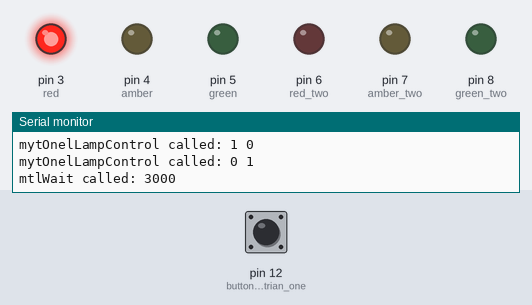
Simulated run of this sketch. Board: Arduino Uno, built with avr-gcc and run on an emulated ATmega328P. Shown: output pins drawn as LEDs (lit = HIGH), the last lines printed to the serial monitor. The inputs (shaded band) are chosen by the test bench; at power-on: pin 12 (button_pedestrian_one) LOW.

Above: at 4.5 s.
At 6.3 s:
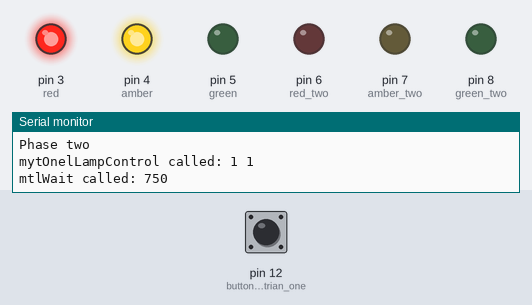
At 8.2 s:
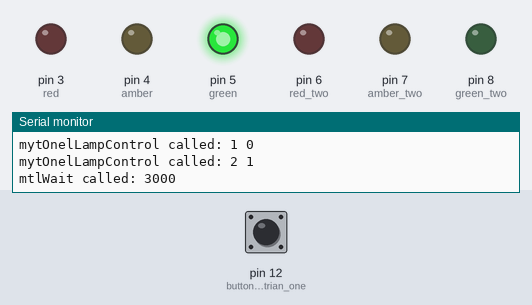
At 10.2 s:
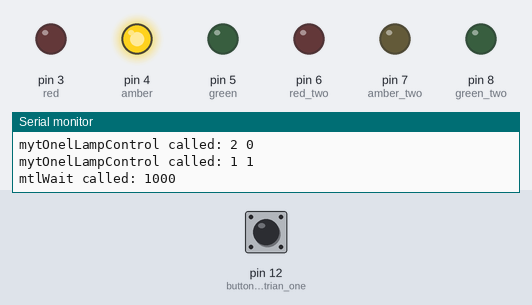
Timing chart, 0 to 13.1 s (numbered marks = the images above):
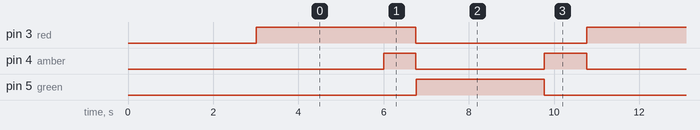

Measured:
- by itself, pin 3 (red): alternates HIGH for 3.8 s and LOW for 4.0 s
- by itself, pin 4 (amber): repeats every 7.8 s: LOW 3.0 s, HIGH 1.0 s, LOW 3.0 s, HIGH 0.75 s
- by itself, pin 5 (green): alternates HIGH for 3.0 s and LOW for 4.8 s

The sketch:

trafficlightModule.ino
```cpp
#include "tlmodule.h"

#define red 3
#define amber 4
#define green 5

#define red_two 6
#define amber_two 7
#define green_two 8

#define red_pedestrian_one 9
#define amber_pedestrian_one 10

#define button_pedestrian_one 12

// Create instance of traffic module
tlModule tlGroupOne;

/* Local implementation for time delay */
void mytlWait (int waitTime) {
  Serial.print("mtlWait called: ");
  Serial.println(waitTime);
  delay(waitTime);
}

/* Local implementation of lamp control */
void mytlOneLampControl(int lamp, bool control) {
  byte led = 0;

  Serial.print("mytOnelLampControl called: ");
  Serial.print(lamp);
  Serial.print(" ");
  Serial.println(control);

  switch (lamp) {
    case tlRed:
      led = red;
      break;

    case (tlAmber):
      led = amber;
      break;

    case (tlGreen):
      led = green;
      break;

    default:
      Serial.println("mytlOneLampControl ERROR");
      break;
  }

  if (control == false) {
    digitalWrite(led, LOW);
  } else {
    // We're assuming when not "0" LED should be turned on!
    digitalWrite(led, HIGH);
  }
}


void setup() {
  // Debug output
  Serial.begin(115200);

  // Plug in everything for first set of traffic lights
  // Initialize traffic light module
  tlControlInit(&tlGroupOne);
  // Lamp control
  tlGroupOne.tlLampControl = &mytlOneLampControl;
  // Timer
  tlGroupOne.tlWait = &mytlWait;

  // Locally reset hardware to a "reset" default (all lamps off, button ready)
  bool button_pressed = LOW;
  // put your setup code here, to run once:
  pinMode(red, OUTPUT);
  pinMode(amber, OUTPUT);
  pinMode(green, OUTPUT);

  pinMode(red_two, OUTPUT);
  pinMode(amber_two, OUTPUT);
  pinMode(green_two, OUTPUT);

  pinMode(red_pedestrian_one, OUTPUT);
  pinMode(amber_pedestrian_one, OUTPUT);

  pinMode(button_pedestrian_one, INPUT);

  digitalWrite(red, LOW);
  digitalWrite(amber, LOW);
  digitalWrite(green, LOW);

  digitalWrite(red_two, LOW);
  digitalWrite(amber_two, LOW);
  digitalWrite(green_two, LOW);

  pinMode(red_pedestrian_one, LOW);
  pinMode(amber_pedestrian_one, LOW);

  // Start once button is pressed
  do {
    button_pressed = digitalRead(button_pedestrian_one);
  } while (button_pressed == !LOW);

  //Take both out of reset and force to phase one (red light on)
  tlGroupOne.tlPhaseTiming.timePhaseOne = 1;
  tlControl(&tlGroupOne);
  //tlControl(&tlGroupOne);
  // Set phase one times to correct values
  tlGroupOne.tlPhaseTiming.timePhaseOne = 3000;

  // Wait three second so traffic lights are red
  delay(3000);
}

void loop() {
  trafficLightState currentTlState;

  Serial.println("Looping...");

  // Get current traffic light state
  currentTlState = tlGroupOne.tlState;

  switch(currentTlState) {
  case Reset:
    Serial.println("Reset");
    break;
  case Phase_One:
    Serial.println("Phase one");
    break;
  case Phase_Two:
    Serial.println("Phase two");
    break;
  case Phase_Three:
    Serial.println("Phase three");
    break;
  case Phase_Four:
    Serial.println("Phase four");
    break;
  default:
    break;
  }

  // Now call the control of the traffic lights
  tlControl(&tlGroupOne);

}
```

tlmodule.cpp
```cpp
/* TRAFFIC LIGHT MODULE MODULE */

#include "tlmodule.h"
// To support NULL we need this header
#include <stddef.h>

void tlControlReset(tlModule *userTlModule) {
  userTlModule->tlState = Reset;
}

void tlControlInit(tlModule *userTlModule) {
  // Put state machine in reset
  userTlModule->tlState = Reset;

  // Init all function pointers to NULL
  userTlModule->tlLampControl = NULL;
  userTlModule->tlWait = NULL;

  // Set phase timings to defaults
  userTlModule->tlPhaseTiming.timePhaseOne = 3000;
  userTlModule->tlPhaseTiming.timePhaseTwo = 750;
  userTlModule->tlPhaseTiming.timePhaseThree = 3000;
  userTlModule->tlPhaseTiming.timePhaseFour = 1000;
}

/* Core traffic light control module */
void tlControl(tlModule *userTlModule) {
  switch (userTlModule->tlState) {
  case Reset:
    userTlModule->tlLampControl(tlRed, false);
    userTlModule->tlLampControl(tlAmber, false);
    userTlModule->tlLampControl(tlGreen, false);
    userTlModule->tlState = Phase_One;
    break;

  case Phase_One:
    userTlModule->tlLampControl(tlAmber, false);
    userTlModule->tlLampControl(tlRed, true);
    userTlModule->tlWait(userTlModule->tlPhaseTiming.timePhaseOne);
    userTlModule->tlState = Phase_Two;
    break;

  case Phase_Two:
    userTlModule->tlLampControl(tlAmber, true);
    userTlModule->tlWait(userTlModule->tlPhaseTiming.timePhaseTwo);
    userTlModule->tlState = Phase_Three;
    break;

  case Phase_Three:
    userTlModule->tlLampControl(tlRed, false);
    userTlModule->tlLampControl(tlAmber, false);
    userTlModule->tlLampControl(tlGreen, true);
    userTlModule->tlWait(userTlModule->tlPhaseTiming.timePhaseThree);
    userTlModule->tlState = Phase_Four;
    break;

  case Phase_Four:
    userTlModule->tlLampControl(tlGreen, false);
    userTlModule->tlLampControl(tlAmber, true);
    userTlModule->tlWait(userTlModule->tlPhaseTiming.timePhaseFour);
    userTlModule->tlState = Phase_One;
    break;

  default:
    break;
  }
}
```

tlmodule.h
```cpp
/* TRAFFIC LIGHT MODULE MODULE STARTS */
#ifndef __TRAFFICLIGHTMODULE_PRESENT__
#define __TRAFFICLIGHTMODULE_PRESENT__

// Definitions of all the bits of the module

// Traffic light phases for state machine
typedef enum {
    Reset,
    Phase_One,
    Phase_Two,
    Phase_Three,
    Phase_Four
} trafficLightState;

// Traffic light phase timing
typedef struct tlPhaseTiming {
   int timePhaseOne;
   int timePhaseTwo;
   int timePhaseThree;
   int timePhaseFour;
} tlPhaseTime;

//LED Decoupling
typedef enum {
    tlRed,
    tlAmber,
    tlGreen
} tlLamps;

// Variable definition to store state of an entire traffic light
typedef struct tlModuleTag {
  // Unique state of user's traffic light
  trafficLightState tlState;
  // Unique phase timing for user's traffic lights
  tlPhaseTime tlPhaseTiming;
  // Pointer to user's "LED control" function
  void (*tlLampControl)(int, bool);
  // Pointer to user's "delay" function
  void (*tlWait)(int);
} tlModule;

// Interface for the user
void tlControl(tlModule *userTlModule);
void tlControlReset(tlModule *userTlModule);
void tlControlInit(tlModule *userTlModule);

/* TRAFFIC LIGHT MODULE MODULE ENDS */
#endif
```
